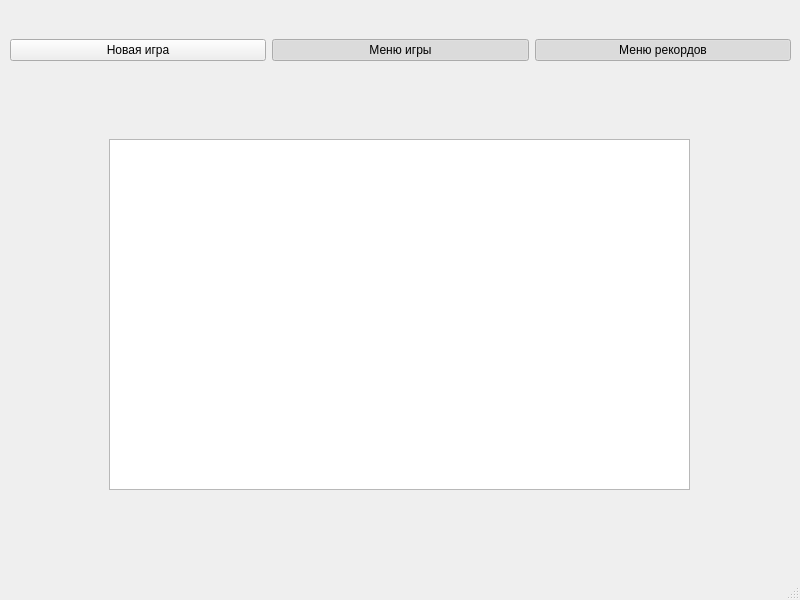
<?xml version="1.0" encoding="UTF-8"?>
<ui version="4.0">
 <class>MainWindow</class>
 <widget class="QMainWindow" name="MainWindow">
  <property name="geometry">
   <rect>
    <x>0</x>
    <y>0</y>
    <width>800</width>
    <height>600</height>
   </rect>
  </property>
  <property name="windowTitle">
   <string>MainWindow</string>
  </property>
  <widget class="QWidget" name="centralwidget">
   <widget class="QWidget" name="horizontalLayoutWidget">
    <property name="geometry">
     <rect>
      <x>10</x>
      <y>10</y>
      <width>781</width>
      <height>80</height>
     </rect>
    </property>
    <layout class="QHBoxLayout" name="horizontalLayout">
     <item>
      <widget class="QPushButton" name="newGameButton">
       <property name="text">
        <string>Новая игра</string>
       </property>
      </widget>
     </item>
     <item>
      <widget class="QPushButton" name="gameMenuButton">
       <property name="text">
        <string>Меню игры</string>
       </property>
       <property name="checkable">
        <bool>true</bool>
       </property>
       <property name="checked">
        <bool>true</bool>
       </property>
      </widget>
     </item>
     <item>
      <widget class="QPushButton" name="recordsMenuButton">
       <property name="text">
        <string>Меню рекордов</string>
       </property>
       <property name="checkable">
        <bool>true</bool>
       </property>
       <property name="checked">
        <bool>true</bool>
       </property>
      </widget>
     </item>
    </layout>
   </widget>
   <widget class="QStackedWidget" name="stackedWidget">
    <property name="geometry">
     <rect>
      <x>19</x>
      <y>119</y>
      <width>771</width>
      <height>391</height>
     </rect>
    </property>
    <property name="currentIndex">
     <number>1</number>
    </property>
    <widget class="QWidget" name="gamePage">
     <widget class="QPushButton" name="checkButton">
      <property name="geometry">
       <rect>
        <x>580</x>
        <y>20</y>
        <width>161</width>
        <height>29</height>
       </rect>
      </property>
      <property name="text">
       <string>Проверить</string>
      </property>
     </widget>
     <widget class="QLineEdit" name="inputField">
      <property name="geometry">
       <rect>
        <x>20</x>
        <y>20</y>
        <width>541</width>
        <height>26</height>
       </rect>
      </property>
     </widget>
     <widget class="QTextEdit" name="gameLog">
      <property name="geometry">
       <rect>
        <x>3</x>
        <y>64</y>
        <width>751</width>
        <height>351</height>
       </rect>
      </property>
     </widget>
    </widget>
    <widget class="QWidget" name="recordsPage">
     <widget class="QListWidget" name="recordsList">
      <property name="geometry">
       <rect>
        <x>90</x>
        <y>20</y>
        <width>581</width>
        <height>351</height>
       </rect>
      </property>
     </widget>
    </widget>
   </widget>
  </widget>
  <widget class="QMenuBar" name="menubar">
   <property name="geometry">
    <rect>
     <x>0</x>
     <y>0</y>
     <width>800</width>
     <height>26</height>
    </rect>
   </property>
  </widget>
  <widget class="QStatusBar" name="statusbar"/>
 </widget>
 <resources/>
 <connections/>
</ui>
